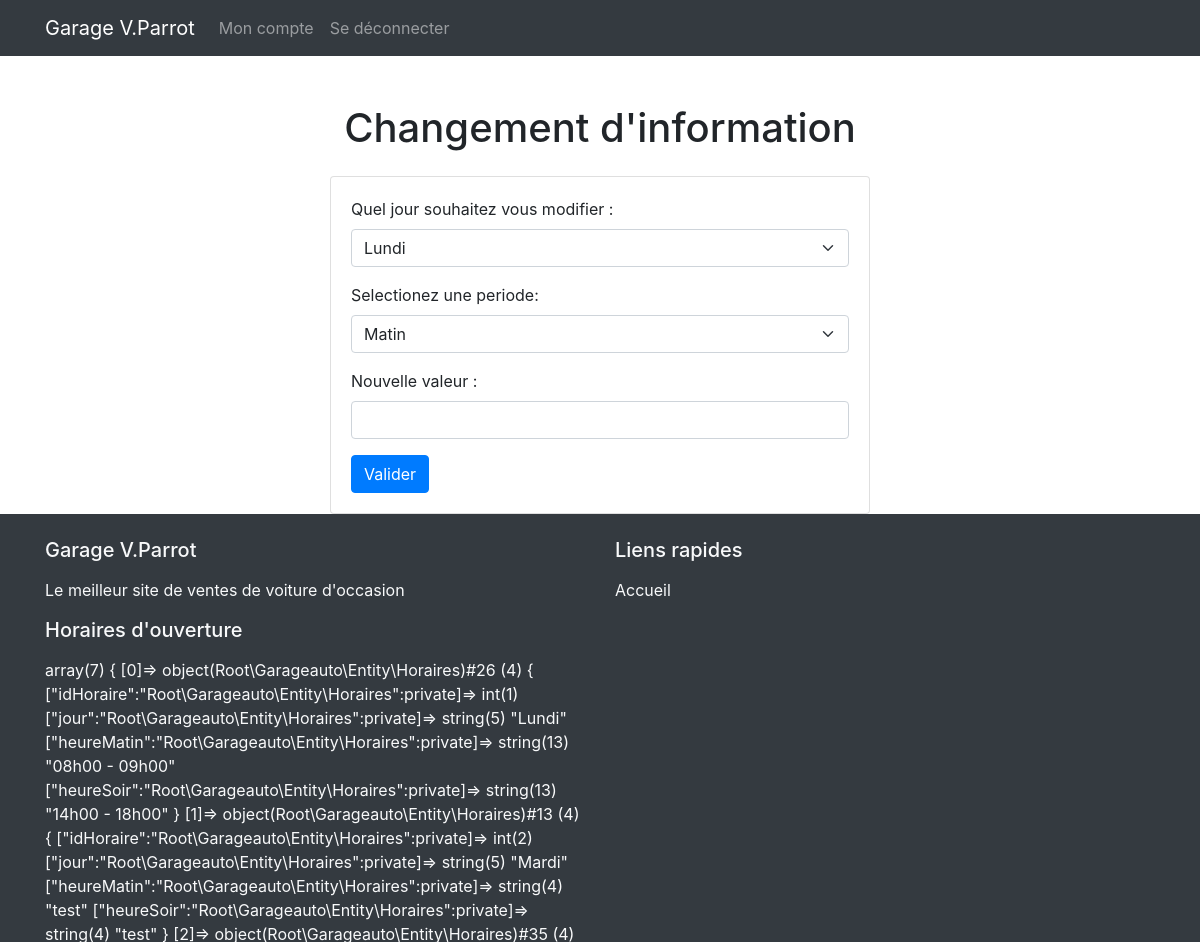
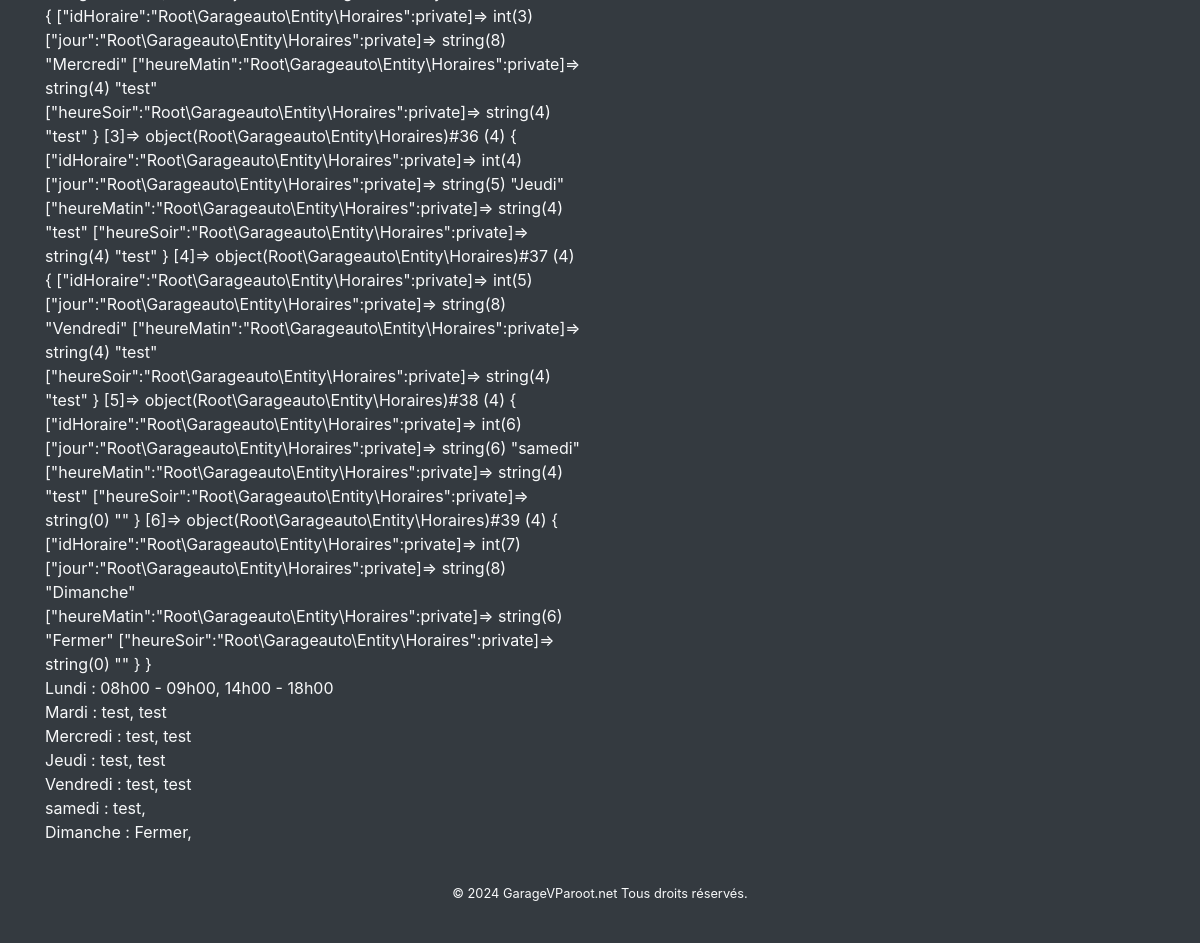
Screenshot of /index.php?page=horaires&action=manage (signed in) with the database file from the repository (2 pictures, top to bottom).
### tables this page shows
CREATE TABLE horaires(
        idHoraire INTEGER,
        jour TEXT ,
        heureMatin TEXT,
        heureSoir TEXT,
        PRIMARY KEY(idHoraire),
        UNIQUE(jour)
     );

### src/Views.php (called while the page is built, shortened)
<?php
class Views {
    private static $template_dir = './views/';
    private string $view;
    private string $head;
    private string $header;
    private string $footer;
    public function __construct($view)
    {
        $this->view = self::$template_dir.$view.'.php';
    }
    private function setHead()
    {
        $this->head = self::$template_dir.'template/head.php';
    }
    private function setFooter()
    {
        $this->footer = self::$template_dir.'template/footer.php';
    }
    private function setHeader()
    {
        $this->header = self::$template_dir.'template/header.php';
    }
    public function render()
    {
        require($this->head);
        require($this->header);
        require($this->view);
        require($this->footer);
    }
}

### src/Dispatcher.php (called while the page is built, shortened)
<?php
class Dispatcher
{
    private ?string $page = null;
    public function __construct()
    {
        if (isset($_GET['page'])) {
            $this->page = $_GET['page'];
        }
    }
    public function dispatch()
    {
        if (is_null($this->page) || $this->page === 'users') {
            new Users();
        }
        elseif ($this->page === 'horaires') {
            new Horaires();
        }
        elseif ($this->page === 'annonce') {
            new Annonces();
        }
    }
}

### index.php (called while the page is built, shortened)
<?php
$content=new Dispatcher();
$content->dispatch();

### src/Db.php (called while the page is built, shortened)
<?php
class Db extends PDO
{
    private static $instance = null;
    public static function getInstance()
    {
        if (is_null(self::$instance)) {
            self::$instance = new Db();
        }
        return self::$instance;
    }
    public function getAll($objet)
    {
        $space = get_class($objet);
        $table = strtolower($this->getTableName($space));
        $query = "select * from " . $table.";";
        $results = $this->query($query);
        return $results->fetchAll(PDO::FETCH_CLASS, $space);
    }
    private function getTableName($espace)
    {
        $tab = explode('\\', $espace);
        $count = count($tab) - 1;
        return $tab[$count];
    }
}

### src/Model.php (called while the page is built, shortened)
<?php
class Model
{
    public function __get($attribute)
    {
        return call_user_func(array($this, 'get' . ucfirst($attribute)));
    }
    public function getAll()
    {
        return Db::getInstance()->getAll($this);
    }
}

### src/Entity/Horaires.php (called while the page is built, shortened)
<?php
class Horaires extends Model
{
    private ?string $jour;
    private ?string $heureMatin;
    private ?string $heureSoir;
    public function getJour()
    {
        return $this->jour;
    }
    public function getHeureMatin()
    {
        return $this->heureMatin;
    }
    public function getHeureSoir()
    {
        return $this->heureSoir;
    }
}

### views/horaires/manage.php (the view, shortened to what this page needs)
<main>
    <div class="container">
        <div class="row justify-content-center">
            <div class="col-md-6 mt-5">
                <h1 class="text-center mb-4">Changement d'information</h1>
                <div class="card">
                    <div class="card-body">
                        <form method="POST">
                            <div class="mb-3">
                                <label for="champ" class="form-label">Quel jour souhaitez vous modifier :</label>
                                <select name="jour" id="jour" class="form-select">
                                    <?php
                                    $horaire = new Horaires;
                                    $horaires = $horaire->getAll();
                                    var_dump($horaires);
                                    foreach ($horaires as $key => $value) {
                                        echo '<option value="' . $value->jour . '">' . $value->getJour();
                                    }
                                    ?>
                                </select>
                            </div>
                            <div class="mb-3">
                                <label for="champ" class="form-label">Selectionez une periode:</label>
                                <select name="heure" id="heure" class="form-select">
                                    <option value="matin">Matin</option>
                                </select>
                            </div>
                            <div class="mb-3">
                                <label for="change" class="form-label">Nouvelle valeur :</label>
                                <input type="text" name="change" id="change" class="form-control">
                            </div>
                            <button type="submit" class="btn btn-primary">Valider</button>
                        </form>
                    </div>
                </div>
            </div>
        </div>
    </div>
</main>

### src/Controller/Horaires.php (shortened to what this page needs)
<?php
class Horaires
{
    private ?string $action = null;
    public function __construct()
    {
        if (isset($_GET['action'])) {
            $this->action = $_GET['action'];
        }
        if ($this->action == "manage") {
            $this->manage();
        }
    }
    public function manage()
    {
        $view = new Views('horaires/manage');
        $view->setVar('page', 'horaires');
        $view->render();
    }
}

### views/template/head.php (shortened to what this page needs)
<!DOCTYPE html>
<html lang="en">
<head>
    <link rel="stylesheet" href="assets/bootstrap/css/bootstrap.css">
    <link rel="stylesheet" href="assets/css/addAnnonce.css">
    <link rel="stylesheet" href="https://cdn.jsdelivr.net/npm/bootstrap-icons@1.8.1/font/bootstrap-icons.css">
    <link rel="stylesheet" href="https://maxcdn.bootstrapcdn.com/bootstrap/4.5.2/css/bootstrap.min.css">
</head>

### views/template/header.php (shortened to what this page needs)
<body style="height: 100%">
  <header>
    <nav class="navbar navbar-expand-lg navbar-dark bg-dark">
      <div class="container">
        <a class="navbar-brand" href="index.php">Garage V.Parrot</a>
        <div class="collapse navbar-collapse" id="navbarNav">
          <ul class="navbar-nav">
            <?php if (isset($_SESSION['logged']) && $_SESSION['logged'] === true) { ?>
              <li class="nav-item">
                <a class="nav-link" href="index.php?page=users&action=logged">Mon compte</a>
              </li>
              <li class="nav-item">
                <a class="nav-link" href="index.php?page=users&action=logout">Se déconnecter</a>
              </li>
            <?php } else { ?>
              <li class="nav-item"><a class="nav-link" href="index.php?page=users&action=login">Se connecter</a></li>
            <?php } ?>
          </ul>
        </div>
      </div>
    </nav>
  </header>

### views/template/footer.php (shortened to what this page needs)
<footer class="bg-dark text-light py-4 fixed-navbar-bottom">
  <div class="container">
    <div class="row">
      <div class="col-md-6">
        <h5 class="mb-3">Garage V.Parrot</h5>
        <p>Le meilleur site de ventes de voiture d'occasion</p>
      </div>
      <div class="col-md-6">
        <h5 class="mb-3">Liens rapides</h5>
        <ul class="list-unstyled">
          <li><a class="text-light" href="index.php">Accueil</a></li>
        </ul>
      </div>
      <div class="col-md-6">
        <h5 class="mb-3">Horaires d'ouverture</h5>
        <ul class="list-unstyled">
          <?php
          $horaire = new Horaires();
          $horaires = $horaire->getAll();
          var_dump($horaires);
          foreach ($horaires as $key) {
            echo '<li class="text-light">' . $key->getJour() . ' : ' . $key->getHeureMatin() . ', ' . $key->getHeureSoir() . '</li>';
          }
          ?>
        </ul>
      </div>
    </div>
    <div class="row mt-4">
      <div class="col text-center">
        <p class="small">&copy; 2024 GarageVParoot.net Tous droits réservés.</p>
      </div>
    </div>
  </div>
</footer>
</body>
</html>

### rows the page displays
horaires: jour "Lundi", heureMatin "08h00 - 09h00", heureSoir "14h00 - 18h00"
horaires: jour "Mardi", heureMatin "test", heureSoir "test"
horaires: jour "Mercredi", heureMatin "test", heureSoir "test"
horaires: jour "Jeudi", heureMatin "test", heureSoir "test"
horaires: jour "Vendredi", heureMatin "test", heureSoir "test"
horaires: jour "samedi", heureMatin "test"
horaires: jour "Dimanche", heureMatin "Fermer"

### other values shown
form field jour "Lundi"
